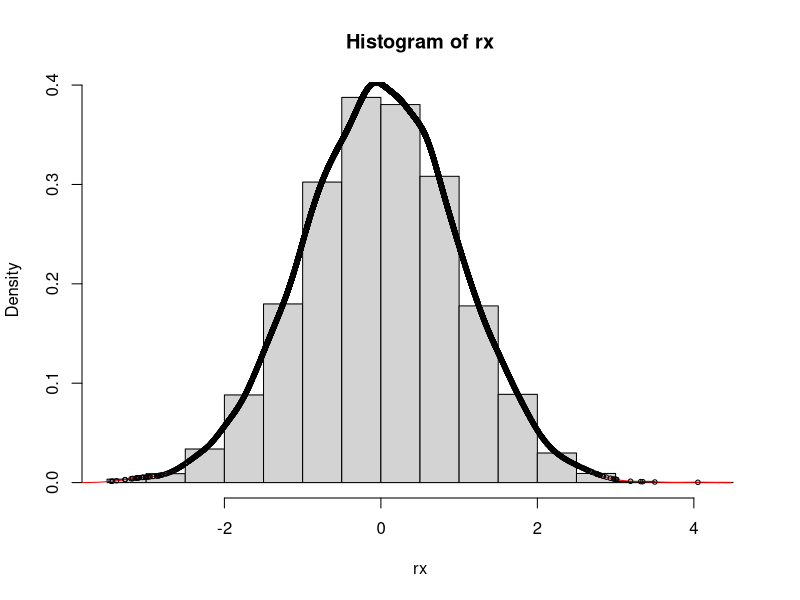

Source code (R):
library(sfsmisc)
# fijar semilla aleatoria para reproducir resultado
set.seed(966)
rx <- rnorm(10000)
rx2 <- rx^2

# computamos la densidad de rx con la función density()
# que implementa kernel density estimation
den_rx <- density(rx)
# usaremos den_rx para construir una función con métodos de interpolación
fun_interpol <- approxfun(den_rx)
# ahora encontraremos la densidad que tendrían nuestros puntos rx originales
rx_den <- fun_interpol(rx)

# graficamos el histograma y la densidad para corroborar
hist(rx, freq = FALSE) # freq FALSE para graficar densidad
lines(den_rx, col = 'red')
# graficaremos los puntos rx_den que interpolamos para asegurarnos de que caen
# en la línea de densidad roja
points(rx, rx_den, cex = 0.6)

# ahora usaremos integración numérica para obtener el valor esperado E[X], que es
# la integral de x*f(x)dx, integrada en todo el rango de x
integrate.xy(rx, rx * rx_den)
# el anterior valor es próximo a la media con la variable original
mean(rx)
# ahora usaremos integración numérica para computar E[X^2], pero usando
# la densidad de rx original (rx_den, calculada en la línea 13)
integrate.xy(rx, rx_den * rx2)
# corroboramos que el valor es próximo a la media calculada de forma tipica
mean(rx2)
